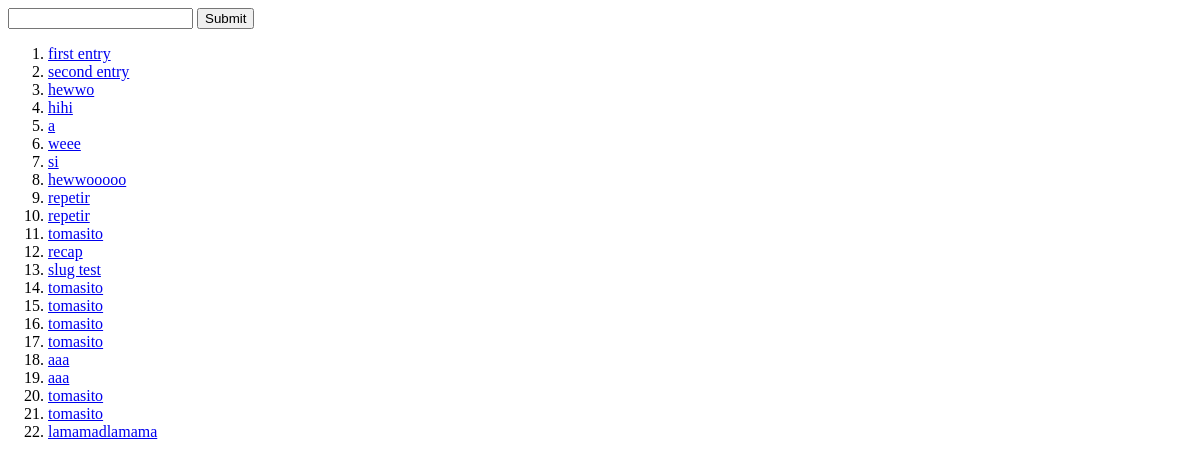
The page /articles/ on the database as committed earlier.
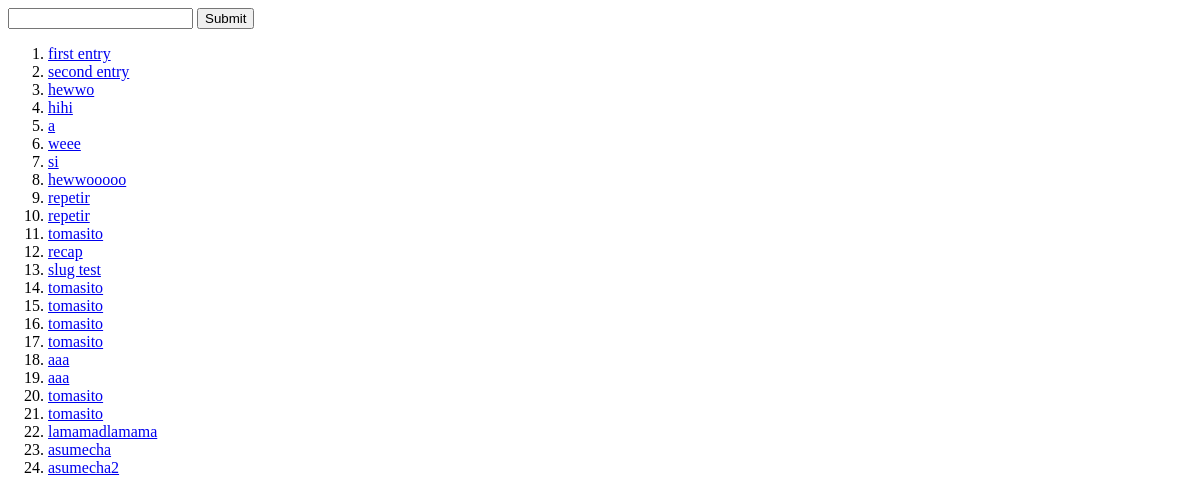
The same page on the database as committed later.
### articles/models.py (models this page shows, shortened)
class Article(models.Model):
    title = models.CharField(max_length=120)
    slug = models.SlugField(blank=True, null=True, unique=True)
    content = models.TextField()
    updated = models.DateTimeField(auto_now=True)
    timestamp = models.DateTimeField(auto_now_add=True)
    publish = models.DateField(auto_now=False, auto_now_add=False, null=True, blank=True)
    def get_absolute_url(self):
        return reverse('article-detail', kwargs={"slug": self.slug})

### articles/views.py (the view)
# urls.py: path('articles/', article_search_view),
def article_search_view(request):
    query = request.GET.get('q')
    qs = Article.objects.all()
    if query:
        lookups = Q(title__icontains=query) | Q(content__icontains=query)
        qs = Article.objects.filter(lookups)
    context = {
        'articles': qs
    }
    return render(request, 'articles/search.html', context=context)

### templates/articles/search.html
{% extends 'base.html' %}
{% block content %}
<ol>
    {% for article in articles %}
        {% if article.title %}
            <li><a href="{{ article.get_absolute_url }}">{{ article.title }}</a></li>
        {% endif %}
    {% endfor %}
</ol>
{% endblock content %}

Rows that differ between the two databases and show on the page:
added Article: title "asumecha"
added Article: title "asumecha2"
